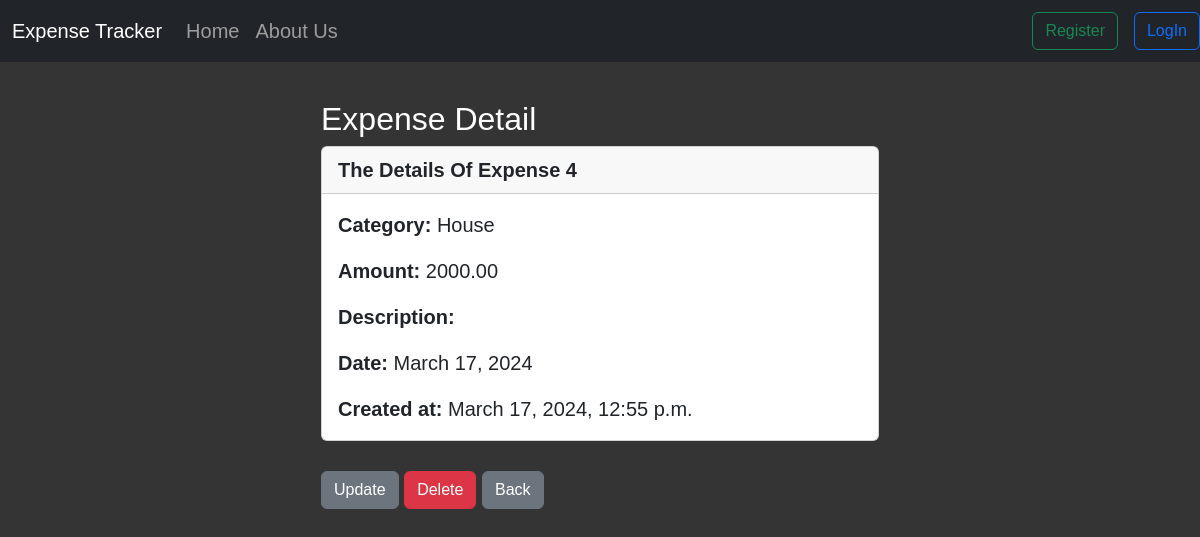
The page /expenseDetail/4 on the database as committed earlier.
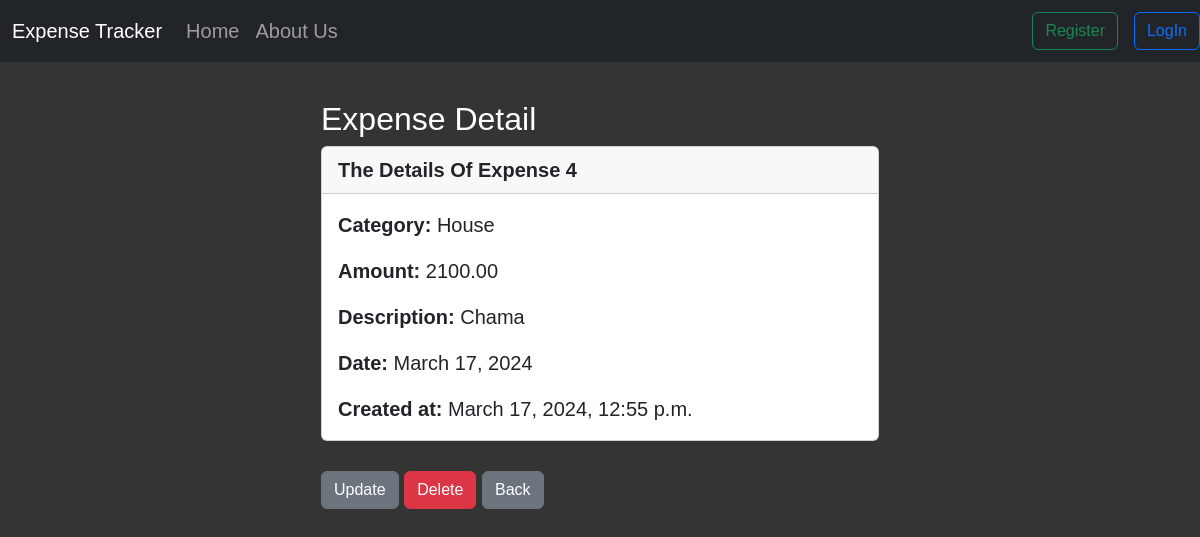
The same page on the database as committed later.
### website/models.py (models this page shows, shortened)
class Expense(models.Model):
    id = models.AutoField(primary_key=True)
    created_at = models.DateTimeField(auto_now_add=True)
    user = models.ForeignKey(User, on_delete=models.CASCADE)
    amount = models.DecimalField(max_digits=10, decimal_places=2)
    category = models.CharField(max_length=200)
    date = models.DateField()
    description = models.CharField(max_length=200)

### website/views.py (the view)
def expense_detail(request, pk):
    expenseDetail = Expense.objects.get(id=pk)
    return render(request, 'expenseDetail.html', {'expenseDetail': expenseDetail})

### website/templates/expenseDetail.html (shortened to what this page needs)
{% extends 'base.html' %} {% block content %}
<!DOCTYPE html>
<html lang="en">
  <head>
  </head>
  <body>
    <div class="col-md-6 offset-md-3">
      <h2>Expense Detail</h2>
      <div class="card">
        <div class="card-header">
          <strong>The Details Of Expense {{expenseDetail.id}}</strong>
        </div>
        <div class="card-body">
          <p class="card-text">
            <strong>Category: </strong>{{expenseDetail.category}}
          </p>
          <p class="card-text">
            <strong>Amount: </strong> {{expenseDetail.amount}}
          </p>
          <p class="card-text">
            <strong>Description: </strong>
            {{expenseDetail.description}}
          </p>
          <p class="card-text"><strong>Date: </strong>{{expenseDetail.date}}</p>
          <p class="card-text">
            <strong>Created at: </strong>{{expenseDetail.created_at}}
          </p>
        </div>
      </div>
      <br />
      <a
        href="{% url 'update_expense' expenseDetail.id %}"
        class="btn btn-secondary"
        >Update</a
      >
      <a
        href="{% url 'delete_expense' expenseDetail.id %}"
        class="btn btn-danger"
        >Delete</a
      >
      <a href="{% url 'userProfile' %}" class="btn btn-secondary">Back</a>
    </div>
  </body>
</html>
{%endblock%}

Rows that differ between the two databases and show on the page:
changed Expense "House": amount "2000.00" → "2100.00"; description (not shown) → "Chama"
